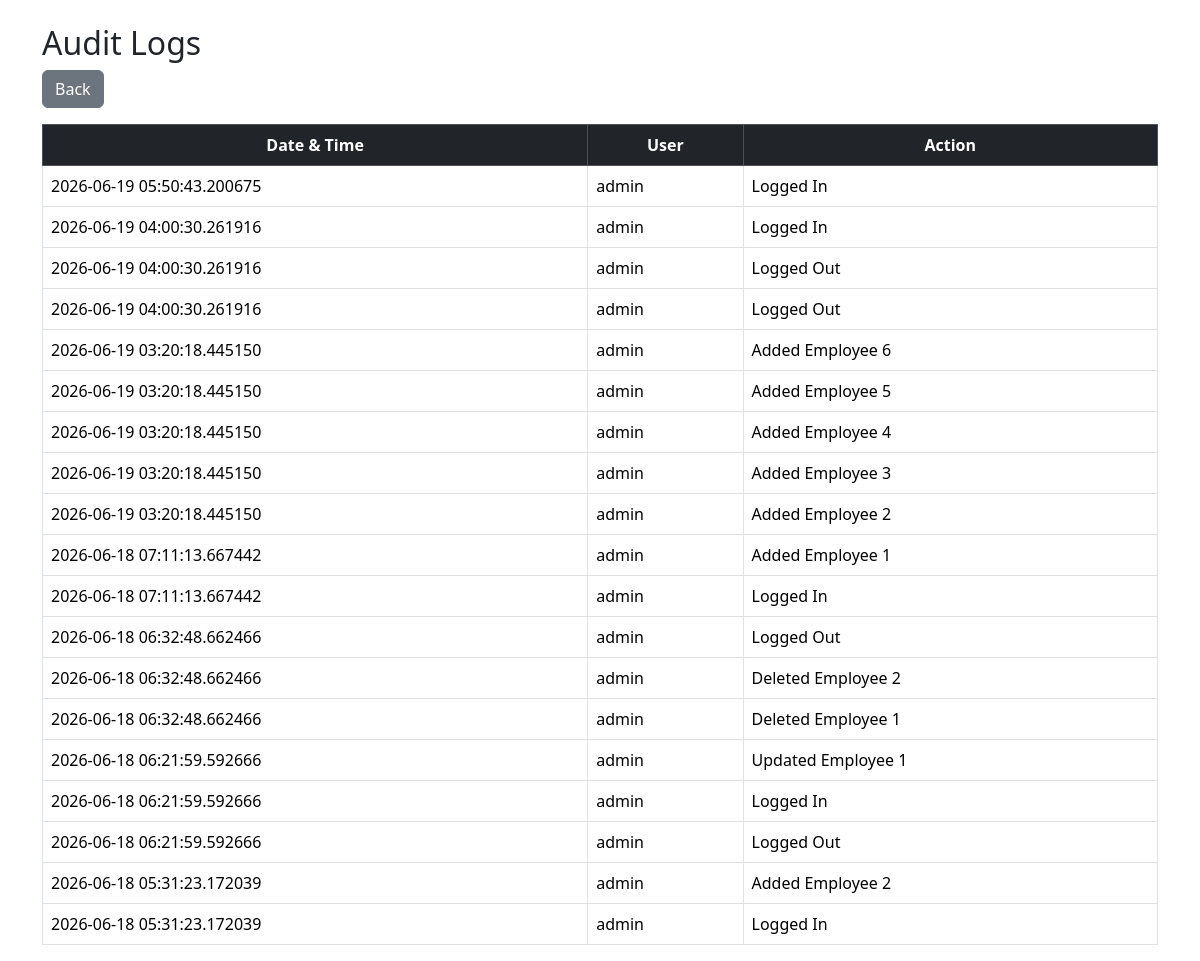
Page /audit-logs (signed in) on the committed database.
### app.py (models this page shows)
class AuditLog(db.Model):
    id = db.Column(
        db.Integer,
        primary_key=True
    )
    username = db.Column(
        db.String(255),
        nullable=False
    )
    action = db.Column(
        db.String(255),
        nullable=False
    )
    created_at = db.Column(
        db.DateTime,
        default=datetime.now(timezone.utc)
    )

### app.py (the view)
@app.route('/audit-logs')
def audit_logs():
    if 'username' not in session:
        return redirect('/login')
    logs = AuditLog.query.order_by(
        AuditLog.id.desc()
    ).all()
    return render_template(
        'audit_logs.html',
        logs=logs
    )

### templates/audit_logs.html (shortened to what this page needs)
<!DOCTYPE html>
<html>
    <head>
        <link rel="stylesheet" href="https://cdn.jsdelivr.net/npm/bootstrap@5.3.3/dist/css/bootstrap.min.css">
    </head>
<body>
    <div class="container mt-4">
        <h2>Audit Logs</h2>
        <a href="/" class="btn btn-secondary mb-3"> Back </a>
        <table class="table table-bordered table-hover">
            <thead class="table-dark text-center">
                <tr>
                    <th>Date & Time</th>
                    <th>User</th>
                    <th>Action</th>
                </tr>
            </thead>
            <tbody>
                {% for log in logs %}
                <tr>
                    <td>
                        {{ log.created_at }}
                    </td>
                    <td>
                        {{ log.username }}
                    </td>
                    <td>
                        {{ log.action }}
                    </td>
                </tr>
                {% endfor %}
            </tbody>
        </table>
    </div>
</body>
</html>

### rows in the picture
AuditLog: created_at "2026-06-19 05:50:43.200675", username "admin", action "Logged In"
AuditLog: created_at "2026-06-19 04:00:30.261916", username "admin", action "Logged In"
AuditLog: created_at "2026-06-19 04:00:30.261916", username "admin", action "Logged Out"
AuditLog: created_at "2026-06-19 04:00:30.261916", username "admin", action "Logged Out"
AuditLog: created_at "2026-06-19 03:20:18.445150", username "admin", action "Added Employee 6"
AuditLog: created_at "2026-06-19 03:20:18.445150", username "admin", action "Added Employee 5"
AuditLog: created_at "2026-06-19 03:20:18.445150", username "admin", action "Added Employee 4"
AuditLog: created_at "2026-06-19 03:20:18.445150", username "admin", action "Added Employee 3"
AuditLog: created_at "2026-06-19 03:20:18.445150", username "admin", action "Added Employee 2"
AuditLog: created_at "2026-06-18 07:11:13.667442", username "admin", action "Added Employee 1"
AuditLog: created_at "2026-06-18 07:11:13.667442", username "admin", action "Logged In"
AuditLog: created_at "2026-06-18 06:32:48.662466", username "admin", action "Logged Out"
AuditLog: created_at "2026-06-18 06:32:48.662466", username "admin", action "Deleted Employee 2"
AuditLog: created_at "2026-06-18 06:32:48.662466", username "admin", action "Deleted Employee 1"
AuditLog: created_at "2026-06-18 06:21:59.592666", username "admin", action "Updated Employee 1"
AuditLog: created_at "2026-06-18 06:21:59.592666", username "admin", action "Logged In"
AuditLog: created_at "2026-06-18 06:21:59.592666", username "admin", action "Logged Out"
AuditLog: created_at "2026-06-18 05:31:23.172039", username "admin", action "Added Employee 2"
AuditLog: created_at "2026-06-18 05:31:23.172039", username "admin", action "Logged In"
